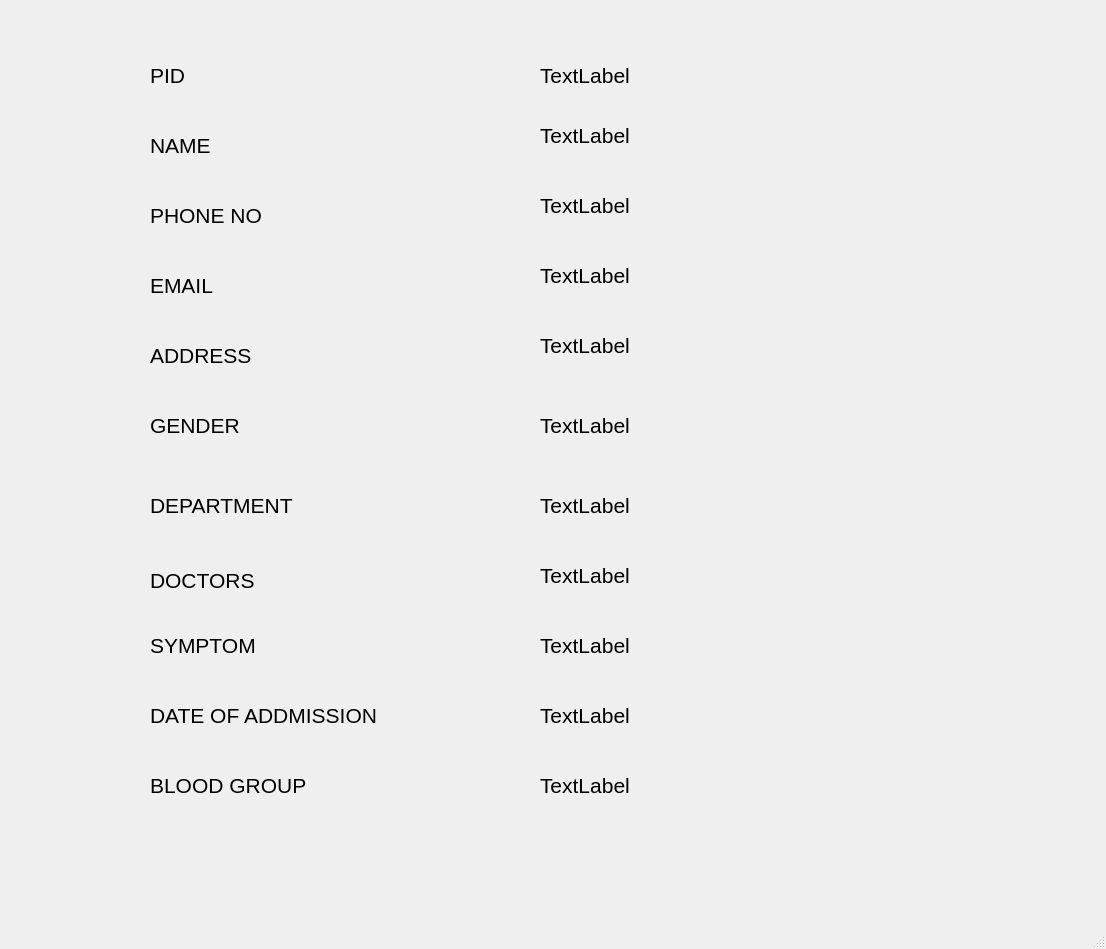
<?xml version="1.0" encoding="UTF-8"?>
<ui version="4.0">
 <class>showdetails</class>
 <widget class="QMainWindow" name="showdetails">
  <property name="geometry">
   <rect>
    <x>0</x>
    <y>0</y>
    <width>1106</width>
    <height>949</height>
   </rect>
  </property>
  <property name="windowTitle">
   <string>MainWindow</string>
  </property>
  <widget class="QWidget" name="centralwidget">
   <widget class="QLabel" name="l1">
    <property name="geometry">
     <rect>
      <x>150</x>
      <y>60</y>
      <width>161</width>
      <height>31</height>
     </rect>
    </property>
    <property name="font">
     <font>
      <pointsize>16</pointsize>
     </font>
    </property>
    <property name="text">
     <string>PID</string>
    </property>
   </widget>
   <widget class="QLabel" name="l2">
    <property name="geometry">
     <rect>
      <x>540</x>
      <y>60</y>
      <width>161</width>
      <height>31</height>
     </rect>
    </property>
    <property name="font">
     <font>
      <pointsize>16</pointsize>
     </font>
    </property>
    <property name="text">
     <string>TextLabel</string>
    </property>
   </widget>
   <widget class="QLabel" name="l3">
    <property name="geometry">
     <rect>
      <x>150</x>
      <y>130</y>
      <width>161</width>
      <height>31</height>
     </rect>
    </property>
    <property name="font">
     <font>
      <pointsize>16</pointsize>
     </font>
    </property>
    <property name="text">
     <string>NAME</string>
    </property>
   </widget>
   <widget class="QLabel" name="l4">
    <property name="geometry">
     <rect>
      <x>540</x>
      <y>120</y>
      <width>161</width>
      <height>31</height>
     </rect>
    </property>
    <property name="font">
     <font>
      <pointsize>16</pointsize>
     </font>
    </property>
    <property name="text">
     <string>TextLabel</string>
    </property>
   </widget>
   <widget class="QLabel" name="l5">
    <property name="geometry">
     <rect>
      <x>150</x>
      <y>200</y>
      <width>161</width>
      <height>31</height>
     </rect>
    </property>
    <property name="font">
     <font>
      <pointsize>16</pointsize>
     </font>
    </property>
    <property name="text">
     <string>PHONE NO</string>
    </property>
   </widget>
   <widget class="QLabel" name="l6">
    <property name="geometry">
     <rect>
      <x>540</x>
      <y>190</y>
      <width>161</width>
      <height>31</height>
     </rect>
    </property>
    <property name="font">
     <font>
      <pointsize>16</pointsize>
     </font>
    </property>
    <property name="text">
     <string>TextLabel</string>
    </property>
   </widget>
   <widget class="QLabel" name="l7">
    <property name="geometry">
     <rect>
      <x>150</x>
      <y>270</y>
      <width>161</width>
      <height>31</height>
     </rect>
    </property>
    <property name="font">
     <font>
      <pointsize>16</pointsize>
     </font>
    </property>
    <property name="text">
     <string>EMAIL</string>
    </property>
   </widget>
   <widget class="QLabel" name="l8">
    <property name="geometry">
     <rect>
      <x>540</x>
      <y>260</y>
      <width>161</width>
      <height>31</height>
     </rect>
    </property>
    <property name="font">
     <font>
      <pointsize>16</pointsize>
     </font>
    </property>
    <property name="text">
     <string>TextLabel</string>
    </property>
   </widget>
   <widget class="QLabel" name="l9">
    <property name="geometry">
     <rect>
      <x>150</x>
      <y>340</y>
      <width>161</width>
      <height>31</height>
     </rect>
    </property>
    <property name="font">
     <font>
      <pointsize>16</pointsize>
     </font>
    </property>
    <property name="text">
     <string>ADDRESS</string>
    </property>
   </widget>
   <widget class="QLabel" name="l10">
    <property name="geometry">
     <rect>
      <x>540</x>
      <y>330</y>
      <width>161</width>
      <height>31</height>
     </rect>
    </property>
    <property name="font">
     <font>
      <pointsize>16</pointsize>
     </font>
    </property>
    <property name="text">
     <string>TextLabel</string>
    </property>
   </widget>
   <widget class="QLabel" name="l11">
    <property name="geometry">
     <rect>
      <x>150</x>
      <y>410</y>
      <width>161</width>
      <height>31</height>
     </rect>
    </property>
    <property name="font">
     <font>
      <pointsize>16</pointsize>
     </font>
    </property>
    <property name="text">
     <string>GENDER</string>
    </property>
   </widget>
   <widget class="QLabel" name="l12">
    <property name="geometry">
     <rect>
      <x>540</x>
      <y>410</y>
      <width>161</width>
      <height>31</height>
     </rect>
    </property>
    <property name="font">
     <font>
      <pointsize>16</pointsize>
     </font>
    </property>
    <property name="text">
     <string>TextLabel</string>
    </property>
   </widget>
   <widget class="QLabel" name="l13">
    <property name="geometry">
     <rect>
      <x>150</x>
      <y>490</y>
      <width>181</width>
      <height>31</height>
     </rect>
    </property>
    <property name="font">
     <font>
      <pointsize>16</pointsize>
     </font>
    </property>
    <property name="text">
     <string>DEPARTMENT</string>
    </property>
   </widget>
   <widget class="QLabel" name="l14">
    <property name="geometry">
     <rect>
      <x>540</x>
      <y>490</y>
      <width>161</width>
      <height>31</height>
     </rect>
    </property>
    <property name="font">
     <font>
      <pointsize>16</pointsize>
     </font>
    </property>
    <property name="text">
     <string>TextLabel</string>
    </property>
   </widget>
   <widget class="QLabel" name="l17">
    <property name="geometry">
     <rect>
      <x>150</x>
      <y>630</y>
      <width>161</width>
      <height>31</height>
     </rect>
    </property>
    <property name="font">
     <font>
      <pointsize>16</pointsize>
     </font>
    </property>
    <property name="text">
     <string>SYMPTOM</string>
    </property>
   </widget>
   <widget class="QLabel" name="l18">
    <property name="geometry">
     <rect>
      <x>540</x>
      <y>630</y>
      <width>161</width>
      <height>31</height>
     </rect>
    </property>
    <property name="font">
     <font>
      <pointsize>16</pointsize>
     </font>
    </property>
    <property name="text">
     <string>TextLabel</string>
    </property>
   </widget>
   <widget class="QLabel" name="l19">
    <property name="geometry">
     <rect>
      <x>150</x>
      <y>700</y>
      <width>301</width>
      <height>31</height>
     </rect>
    </property>
    <property name="font">
     <font>
      <pointsize>16</pointsize>
     </font>
    </property>
    <property name="text">
     <string>DATE OF ADDMISSION</string>
    </property>
   </widget>
   <widget class="QLabel" name="l20">
    <property name="geometry">
     <rect>
      <x>540</x>
      <y>700</y>
      <width>161</width>
      <height>31</height>
     </rect>
    </property>
    <property name="font">
     <font>
      <pointsize>16</pointsize>
     </font>
    </property>
    <property name="text">
     <string>TextLabel</string>
    </property>
   </widget>
   <widget class="QLabel" name="l21">
    <property name="geometry">
     <rect>
      <x>150</x>
      <y>770</y>
      <width>241</width>
      <height>31</height>
     </rect>
    </property>
    <property name="font">
     <font>
      <pointsize>16</pointsize>
     </font>
    </property>
    <property name="text">
     <string>BLOOD GROUP</string>
    </property>
   </widget>
   <widget class="QLabel" name="l22">
    <property name="geometry">
     <rect>
      <x>540</x>
      <y>770</y>
      <width>161</width>
      <height>31</height>
     </rect>
    </property>
    <property name="font">
     <font>
      <pointsize>16</pointsize>
     </font>
    </property>
    <property name="text">
     <string>TextLabel</string>
    </property>
   </widget>
   <widget class="QLabel" name="l15">
    <property name="geometry">
     <rect>
      <x>150</x>
      <y>560</y>
      <width>161</width>
      <height>41</height>
     </rect>
    </property>
    <property name="font">
     <font>
      <pointsize>16</pointsize>
     </font>
    </property>
    <property name="text">
     <string>DOCTORS</string>
    </property>
   </widget>
   <widget class="QLabel" name="l16">
    <property name="geometry">
     <rect>
      <x>540</x>
      <y>560</y>
      <width>161</width>
      <height>31</height>
     </rect>
    </property>
    <property name="font">
     <font>
      <pointsize>16</pointsize>
     </font>
    </property>
    <property name="text">
     <string>TextLabel</string>
    </property>
   </widget>
  </widget>
  <widget class="QMenuBar" name="menubar">
   <property name="geometry">
    <rect>
     <x>0</x>
     <y>0</y>
     <width>1106</width>
     <height>26</height>
    </rect>
   </property>
  </widget>
  <widget class="QStatusBar" name="statusbar"/>
 </widget>
 <resources/>
 <connections/>
</ui>
